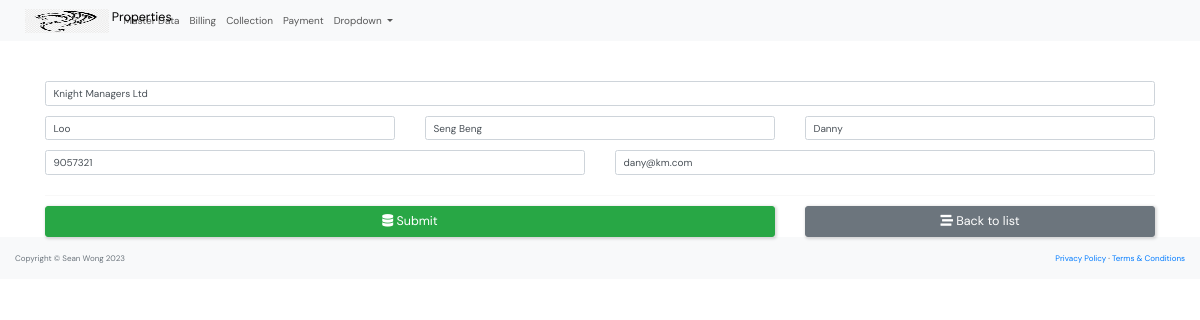
Screenshot of /master_data/manager_update/1/ with the database file from the repository.
### master_data/models.py (models this page shows, shortened)
class Manager(models.Model):
    company_name = models.CharField(max_length=250)
    family_name = models.CharField(max_length=250)
    given_name = models.CharField(max_length=250)
    preferred_name = models.CharField(max_length=250)
    phone = models.CharField(max_length=10)
    email=models.EmailField(
        unique=True,
        error_messages={
            'unique':'Thie email has already ben registered'
        }
        )
    class Meta:
        constraints = [
            models.UniqueConstraint(fields=['given_name', 'family_name'], name='unique_manager'),
        ]

### master_data/views.py (the view, shortened to what this page needs)
# urls.py: path('manager_update/<int:id>/', views.manager_form, name='manager-update'),
def manager_form(request, id=0):
    if request.method == "GET":
        if id == 0:
            form = ManagerForm()
        else:
            manager = Manager.objects.get(pk=id)
            form = ManagerForm(instance=manager)
        return render(request, "master_data/manager_form.html", {'form': form})

### master_data/forms.py
class ManagerForm(ModelForm):
    class Meta:
        model = Manager
        fields = (
            'company_name', 'family_name', 'given_name',
            'preferred_name', 'phone', 'email',
        )
        labels = {
            'company_name': '',
            'family_name': '',
            'given_name': '',
            'preferred_name': '',
            'phone': '',
            'email': '',
        }
        widgets = {
            'company_name': forms.TextInput(attrs={'class':'form-control','placeholder':'Company Name'}),
            'family_name': forms.TextInput(attrs={'class':'form-control','placeholder':'Family Name'}),
            'given_name': forms.TextInput(attrs={'class':'form-control','placeholder':'Given Name'}),
            'preferred_name': forms.TextInput(attrs={'class':'form-control','placeholder':'Preferred Name'}),
            'phone': forms.TextInput(attrs={'class':'form-control','placeholder':'Mobile Phone Number'}),
            'email': forms.EmailInput(attrs={'class':'form-control','placeholder':'Email'}),
        }

### master_data/templates/master_data/manager_form.html (shortened to what this page needs)
{% extends "base.html" %}
{% load crispy_forms_tags %}
{% block content %}
<form action="" method="post" autocomplete="off">
    <br/><br/>
    <div class="container">
        <p>{{form.company_name|as_crispy_field}}</p>
        <div class="row">
            <div class="col-md-4">
                {{form.family_name|as_crispy_field}}
            </div>
            <div class="col-md-4">
                {{form.given_name|as_crispy_field}}
            </div>
            <div class="col-md-4">
                {{form.preferred_name|as_crispy_field}}
            </div>
        </div>
        <div class="row">
            <div class="col-md-6">
                {{form.phone|as_crispy_field}}
            </div>
            <div class="col-md-6">
                {{form.email|as_crispy_field}}
            </div>
        </div>
        <hr>
        <div class="row">
            <div class="col-md-8">
                <button type="submit" class="btn btn-success btn-block btn-lg"><i class="fas fa-database"></i>
                    Submit</button>
            </div>
            <div class="col-md-4">
                <a href="{% url 'manager-list' %}" class="btn btn-secondary btn-block btn-lg">
                    <i class="fas fa-stream"></i> Back to list
                </a>
            </div>
        </div>
    </div>
</form>
{% endblock content %}

### static/css/style.css (style rules this page uses)
* { font-family: "DM Sans", -apple-system, BlinkMacSystemFont, "Segoe UI", Roboto, Oxygen, Ubuntu, Cantarell, "Open Sans", "Helvetica Neue", sans-serif; margin: 0; padding: 0; box-sizing: border-box; text-rendering: optimizeLegibility; font-size: inherit; }
html { font-size: 56.25%; }
@media only screen and (min-width: 1200px) { html { font-size: 62.5%; } }
body { line-height: 1.6; font-weight: 400; font-size: 1.5rem; color: var(--color-light-gray); background-color: var(--color-bg); min-height: 100vh; }
a { display: inline-block; color: var(--color-main); text-decoration: none; }
.container { max-width: 120rem; width: 90%; margin: auto; }
.btn { background-color: transparent; border: none; display: inline-flex; align-items: center; gap: 1rem; cursor: pointer; transition: all ease-in-out 0.3s; padding: 1rem 2rem; border-radius: 5px; box-shadow: 1px 1px 3px 1px rgba(0, 0, 0, 0.15); font-weight: 500; }

### rows the page displays
Manager: company_name "Knight Managers Ltd", family_name "Loo", given_name "Seng Beng", preferred_name "Danny", phone "9057321", email "dany@km.com"
